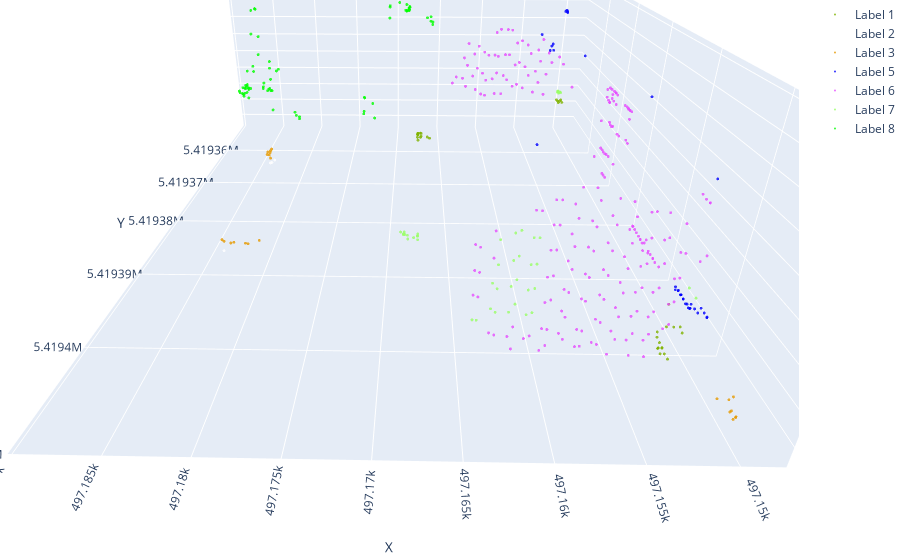

Here is the notebook cell this chart was saved with:
### Code cell
import plotly.graph_objects as go

coordinates = vertical_region[:,:3]
coolabels =vertical_region[:,3].astype(int)   # Assuming the label is in the fourth column and converting to integers
rgb_values = np.zeros((len(vertical_region[:,:3]), 3)) 

label_colors = {
    0: [255, 255, 0],   # Label 0: powerline
    1: [128, 179, 0],   # Label 1: low vegetation
    2: [255,255,255], # Label 2: surface[153, 179, 179],
    3: [230, 153, 0.0], # Label 3: car
    4: [153, 0, 0],     # Label 4: fence
    5: [0.0, 0.0, 255], # Label 5: roof
    6: [230, 77, 255],   # Label 6: facade 
    7: [153, 255, 102],   # Label 7: shurb
    8: [0.0, 255, 0.0],   # Label 8: tree
}

# Assign colors to each label based on the color mapping dictionary
rgb_values = np.zeros((len(vertical_region[:,:3]), 3))
for label in label_colors:
    mask = coolabels  == label
    rgb_values[mask] = label_colors[label]

# Create trace for each label
traces = []
for label in label_colors:
    mask = coolabels  == label
    trace = go.Scatter3d(
        x=coordinates[mask, 0],
        y=coordinates[mask, 1],
        z=coordinates[mask, 2],
        mode='markers',
        marker=dict(
            size=1,
            color='rgb({},{},{})'.format(*label_colors[label]),
            opacity=0.8
        ),
        name=f"Label {label}"
    )
    traces.append(trace)

# Create layout
layout = go.Layout(
    scene=dict(
        xaxis=dict(title='X'),
        yaxis=dict(title='Y'),
        zaxis=dict(title='Z')
    ),
    margin=dict(l=0, r=0, b=0, t=0)
)

# Create figure
fig = go.Figure(data=traces, layout=layout)

# Show plot
fig.show()
